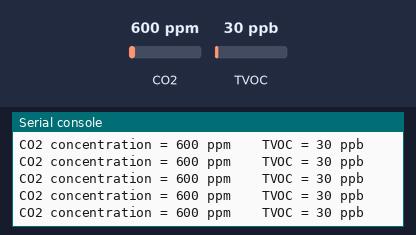
Bench run of a program on a simulated Raspberry Pi Pico running MicroPython. On the bench: the last lines printed to the serial console. The inputs (shaded band) are chosen by the test bench; at power-on: CO2 600 ppm, TVOC 30 ppb. Files the program writes start out absent; library files of the repository ran but are not shown: adafruit_sgp30.py.

Above: at 1.2 s.
1.3 s: CO2 set to 452 ppm
At 1.5 s:
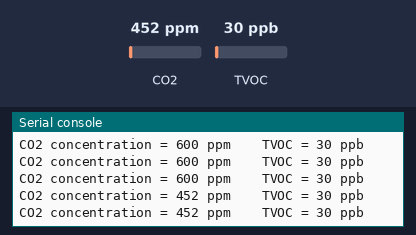
2.8 s: TVOC set to 20 ppb
At 2.85 s:
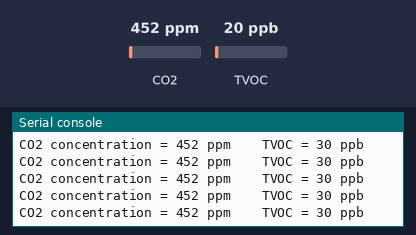
4.3 s: CO2 set to 1050 ppm
At 4.31 s:
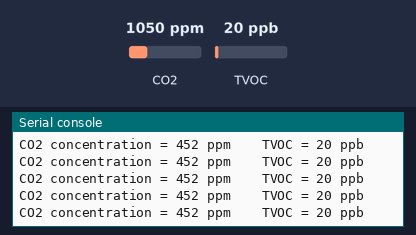
Timing chart, 0 to 7.3 s (numbered marks = the images above; inputs shaded):
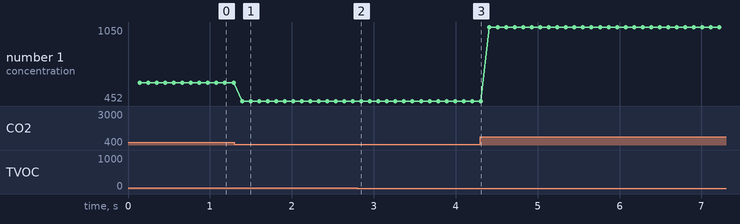

The program:

main.py
```python
import adafruit_sgp30
from machine import I2C, Pin
import time


sdaPIN=machine.Pin(16)
sclPIN=machine.Pin(17)
i2c_1=machine.I2C(0,sda=sdaPIN, scl=sclPIN, freq=40000)
sgp = adafruit_sgp30.Adafruit_SGP30(i2c_1, address=0x58)


while True:

    co2eq, tvoc = sgp.iaq_measure()
    if co2eq == 400:
        print("initializing mdodule")

    else:
        while True:
            try:
                co2eq, tvoc = sgp.iaq_measure()
                print("CO2 concentration = %d ppm \t TVOC = %d ppb" % (co2eq, tvoc))

                csv=open("data.csv","at")
                csv.write(f"{co2eq},{tvoc}\n")
                csv.close()

                time.sleep(0.05)
            except OSError as e:
                pass
```

Measured:
- after the input at 1.3 s, the serial console: prints a new line after 0.09 s (image 1)
- plotted number 1: 600 → 452 after the input at 1.3 s, 452 → 1050 after the input at 4.3 s
